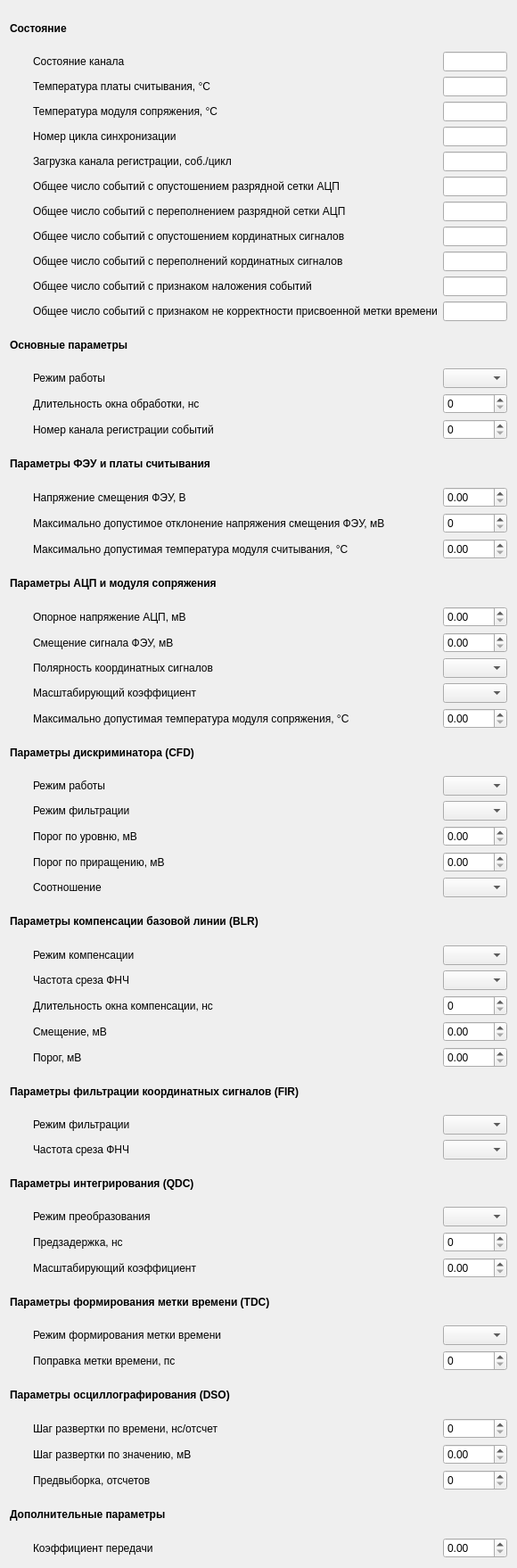
<?xml version="1.0" encoding="UTF-8"?>
<ui version="4.0">
 <class>PET_brg_sim_ch_page</class>
 <widget class="QWidget" name="PET_brg_sim_ch_page">
  <property name="geometry">
   <rect>
    <x>0</x>
    <y>0</y>
    <width>559</width>
    <height>1758</height>
   </rect>
  </property>
  <property name="sizePolicy">
   <sizepolicy hsizetype="Fixed" vsizetype="Preferred">
    <horstretch>0</horstretch>
    <verstretch>0</verstretch>
   </sizepolicy>
  </property>
  <property name="windowTitle">
   <string>Form</string>
  </property>
  <layout class="QVBoxLayout" name="verticalLayout">
   <item>
    <layout class="QGridLayout" name="gridLayout">
     <item row="47" column="1">
      <widget class="QLabel" name="label_30">
       <property name="text">
        <string>Частота среза ФНЧ</string>
       </property>
      </widget>
     </item>
     <item row="55" column="0" colspan="3">
      <widget class="QLabel" name="label_34">
       <property name="font">
        <font>
         <weight>75</weight>
         <bold>true</bold>
        </font>
       </property>
       <property name="text">
        <string>Параметры осциллографирования (DSO)</string>
       </property>
      </widget>
     </item>
     <item row="10" column="1">
      <widget class="QLabel" name="label_53">
       <property name="text">
        <string>Общее число событий с переполнений кординатных сигналов</string>
       </property>
      </widget>
     </item>
     <item row="9" column="1">
      <widget class="QLabel" name="label_47">
       <property name="text">
        <string>Общее число событий с опустошением кординатных сигналов</string>
       </property>
      </widget>
     </item>
     <item row="50" column="2">
      <widget class="QSpinBox" name="sb_qdc_predelay"/>
     </item>
     <item row="17" column="1">
      <widget class="QLabel" name="label_19">
       <property name="text">
        <string>Номер канала регистрации событий</string>
       </property>
      </widget>
     </item>
     <item row="53" column="1">
      <widget class="QLabel" name="label_32">
       <property name="text">
        <string>Режим формирования метки времени</string>
       </property>
      </widget>
     </item>
     <item row="52" column="0" colspan="3">
      <widget class="QLabel" name="label_31">
       <property name="font">
        <font>
         <weight>75</weight>
         <bold>true</bold>
        </font>
       </property>
       <property name="text">
        <string>Параметры формирования метки времени (TDC)</string>
       </property>
      </widget>
     </item>
     <item row="33" column="1">
      <widget class="QLabel" name="label_15">
       <property name="text">
        <string>Порог по уровню, мВ</string>
       </property>
      </widget>
     </item>
     <item row="40" column="2">
      <widget class="QDoubleSpinBox" name="dsb_blr_offset"/>
     </item>
     <item row="27" column="1">
      <widget class="QLabel" name="label_13">
       <property name="text">
        <string>Полярность координатных сигналов</string>
       </property>
      </widget>
     </item>
     <item row="54" column="1">
      <widget class="QLabel" name="label_33">
       <property name="text">
        <string>Поправка метки времени, пс</string>
       </property>
      </widget>
     </item>
     <item row="40" column="1">
      <widget class="QLabel" name="label_7">
       <property name="text">
        <string>Смещение, мВ</string>
       </property>
      </widget>
     </item>
     <item row="22" column="2">
      <widget class="QDoubleSpinBox" name="dsb_readout_temp_max"/>
     </item>
     <item row="25" column="2">
      <widget class="QDoubleSpinBox" name="dsb_adc_reference"/>
     </item>
     <item row="26" column="1">
      <widget class="QLabel" name="label_14">
       <property name="text">
        <string>Смещение сигнала ФЭУ, мВ</string>
       </property>
      </widget>
     </item>
     <item row="56" column="2">
      <widget class="QSpinBox" name="sb_dso_time_step"/>
     </item>
     <item row="36" column="0" colspan="3">
      <widget class="QLabel" name="label_28">
       <property name="font">
        <font>
         <weight>75</weight>
         <bold>true</bold>
        </font>
       </property>
       <property name="text">
        <string>Параметры компенсации базовой линии (BLR)</string>
       </property>
      </widget>
     </item>
     <item row="26" column="2">
      <widget class="QDoubleSpinBox" name="dsb_in_offset"/>
     </item>
     <item row="28" column="2">
      <widget class="QComboBox" name="cb_in_scale"/>
     </item>
     <item row="50" column="1">
      <widget class="QLabel" name="label_10">
       <property name="text">
        <string>Предзадержка, нс</string>
       </property>
      </widget>
     </item>
     <item row="38" column="2">
      <widget class="QComboBox" name="cb_blr_fc"/>
     </item>
     <item row="47" column="2">
      <widget class="QComboBox" name="cb_fir_fc"/>
     </item>
     <item row="14" column="0" colspan="3">
      <widget class="QLabel" name="label_2">
       <property name="font">
        <font>
         <weight>75</weight>
         <bold>true</bold>
        </font>
       </property>
       <property name="text">
        <string>Основные параметры</string>
       </property>
      </widget>
     </item>
     <item row="53" column="2">
      <widget class="QComboBox" name="cb_tdc_mode"/>
     </item>
     <item row="41" column="1">
      <widget class="QLabel" name="label_3">
       <property name="text">
        <string>Порог, мВ</string>
       </property>
      </widget>
     </item>
     <item row="49" column="2">
      <widget class="QComboBox" name="cb_qdc_mode"/>
     </item>
     <item row="56" column="1">
      <widget class="QLabel" name="label_35">
       <property name="text">
        <string>Шаг развертки по времени, нс/отcчет</string>
       </property>
      </widget>
     </item>
     <item row="31" column="1">
      <widget class="QLabel" name="label_27">
       <property name="text">
        <string>Режим работы</string>
       </property>
      </widget>
     </item>
     <item row="23" column="0" colspan="3">
      <widget class="QLabel" name="label_23">
       <property name="font">
        <font>
         <weight>75</weight>
         <bold>true</bold>
        </font>
       </property>
       <property name="text">
        <string>Параметры АЦП и модуля сопряжения</string>
       </property>
      </widget>
     </item>
     <item row="57" column="1">
      <widget class="QLabel" name="label_36">
       <property name="text">
        <string>Шаг развертки по значению, мВ</string>
       </property>
      </widget>
     </item>
     <item row="31" column="2">
      <widget class="QComboBox" name="cb_cfd_mode"/>
     </item>
     <item row="58" column="2">
      <widget class="QSpinBox" name="sb_dso_prefetch"/>
     </item>
     <item row="19" column="1">
      <widget class="QLabel" name="label_17">
       <property name="text">
        <string>Напряжение смещения ФЭУ, В</string>
       </property>
      </widget>
     </item>
     <item row="51" column="2">
      <widget class="QDoubleSpinBox" name="dsb_qdc_scale"/>
     </item>
     <item row="39" column="1">
      <widget class="QLabel" name="label_4">
       <property name="text">
        <string>Длительность окна компенсации, нс</string>
       </property>
      </widget>
     </item>
     <item row="34" column="1">
      <widget class="QLabel" name="label_21">
       <property name="text">
        <string>Порог по приращению, мВ</string>
       </property>
      </widget>
     </item>
     <item row="41" column="2">
      <widget class="QDoubleSpinBox" name="dsb_blr_threshold"/>
     </item>
     <item row="39" column="2">
      <widget class="QSpinBox" name="sb_blr_gate_width"/>
     </item>
     <item row="35" column="1">
      <widget class="QLabel" name="label_38">
       <property name="text">
        <string>Соотношение</string>
       </property>
      </widget>
     </item>
     <item row="27" column="2">
      <widget class="QComboBox" name="cb_in_polarity"/>
     </item>
     <item row="33" column="2">
      <widget class="QDoubleSpinBox" name="dsb_cfd_l_threshold"/>
     </item>
     <item row="37" column="2">
      <widget class="QComboBox" name="cb_blr_mode"/>
     </item>
     <item row="29" column="2">
      <widget class="QDoubleSpinBox" name="dsb_ifmodule_temp_max"/>
     </item>
     <item row="28" column="1">
      <widget class="QLabel" name="label_24">
       <property name="text">
        <string>Масштабирующий коэффициент</string>
       </property>
      </widget>
     </item>
     <item row="46" column="2">
      <widget class="QComboBox" name="cb_fir_mode"/>
     </item>
     <item row="15" column="1">
      <widget class="QLabel" name="label">
       <property name="text">
        <string>Режим работы</string>
       </property>
      </widget>
     </item>
     <item row="16" column="2">
      <widget class="QSpinBox" name="sb_gate_width"/>
     </item>
     <item row="58" column="1">
      <widget class="QLabel" name="label_37">
       <property name="text">
        <string>Предвыборка, отсчетов</string>
       </property>
      </widget>
     </item>
     <item row="15" column="0">
      <widget class="QWidget" name="widget" native="true">
       <property name="sizePolicy">
        <sizepolicy hsizetype="Fixed" vsizetype="Preferred">
         <horstretch>0</horstretch>
         <verstretch>0</verstretch>
        </sizepolicy>
       </property>
       <property name="minimumSize">
        <size>
         <width>20</width>
         <height>0</height>
        </size>
       </property>
      </widget>
     </item>
     <item row="30" column="0" colspan="3">
      <widget class="QLabel" name="label_26">
       <property name="font">
        <font>
         <weight>75</weight>
         <bold>true</bold>
        </font>
       </property>
       <property name="text">
        <string>Параметры дискриминатора (CFD)</string>
       </property>
      </widget>
     </item>
     <item row="38" column="1">
      <widget class="QLabel" name="label_5">
       <property name="text">
        <string>Частота среза ФНЧ</string>
       </property>
      </widget>
     </item>
     <item row="35" column="2">
      <widget class="QComboBox" name="cb_cfd_fract"/>
     </item>
     <item row="37" column="1">
      <widget class="QLabel" name="label_29">
       <property name="text">
        <string>Режим компенсации</string>
       </property>
      </widget>
     </item>
     <item row="32" column="2">
      <widget class="QComboBox" name="cb_cfd_lpf_mode"/>
     </item>
     <item row="21" column="2">
      <widget class="QSpinBox" name="sb_pm_bias_deviation"/>
     </item>
     <item row="48" column="0" colspan="3">
      <widget class="QLabel" name="label_8">
       <property name="font">
        <font>
         <weight>75</weight>
         <bold>true</bold>
        </font>
       </property>
       <property name="text">
        <string>Параметры интегрирования (QDC)</string>
       </property>
      </widget>
     </item>
     <item row="57" column="2">
      <widget class="QDoubleSpinBox" name="dsb_dso_value_step"/>
     </item>
     <item row="54" column="2">
      <widget class="QSpinBox" name="sb_tdc_adj"/>
     </item>
     <item row="32" column="1">
      <widget class="QLabel" name="label_42">
       <property name="text">
        <string>Режим фильтрации</string>
       </property>
      </widget>
     </item>
     <item row="18" column="0" colspan="3">
      <widget class="QLabel" name="label_20">
       <property name="font">
        <font>
         <weight>75</weight>
         <bold>true</bold>
        </font>
       </property>
       <property name="text">
        <string>Параметры ФЭУ и платы считывания</string>
       </property>
      </widget>
     </item>
     <item row="51" column="1">
      <widget class="QLabel" name="label_11">
       <property name="text">
        <string>Масштабирующий коэффициент</string>
       </property>
      </widget>
     </item>
     <item row="44" column="0" colspan="3">
      <widget class="QLabel" name="label_6">
       <property name="font">
        <font>
         <weight>75</weight>
         <bold>true</bold>
        </font>
       </property>
       <property name="text">
        <string>Параметры фильтрации координатных сигналов (FIR)</string>
       </property>
      </widget>
     </item>
     <item row="21" column="1">
      <widget class="QLabel" name="label_12">
       <property name="text">
        <string>Максимально допустимое отклонение напряжения смещения ФЭУ, мВ</string>
       </property>
      </widget>
     </item>
     <item row="1" column="0" colspan="3">
      <widget class="QLabel" name="label_43">
       <property name="font">
        <font>
         <weight>75</weight>
         <bold>true</bold>
        </font>
       </property>
       <property name="text">
        <string>Состояние</string>
       </property>
      </widget>
     </item>
     <item row="49" column="1">
      <widget class="QLabel" name="label_41">
       <property name="text">
        <string>Режим преобразования</string>
       </property>
      </widget>
     </item>
     <item row="15" column="2">
      <widget class="QComboBox" name="cb_mode"/>
     </item>
     <item row="16" column="1">
      <widget class="QLabel" name="label_18">
       <property name="text">
        <string>Длительность окна обработки, нс</string>
       </property>
      </widget>
     </item>
     <item row="46" column="1">
      <widget class="QLabel" name="label_9">
       <property name="text">
        <string>Режим фильтрации</string>
       </property>
      </widget>
     </item>
     <item row="29" column="1">
      <widget class="QLabel" name="label_25">
       <property name="text">
        <string>Максимально допустимая температура модуля сопряжения, °C</string>
       </property>
      </widget>
     </item>
     <item row="3" column="1">
      <widget class="QLabel" name="label_49">
       <property name="text">
        <string>Температура платы считывания, °C</string>
       </property>
      </widget>
     </item>
     <item row="25" column="1">
      <widget class="QLabel" name="label_16">
       <property name="text">
        <string>Опорное напряжение АЦП, мВ</string>
       </property>
      </widget>
     </item>
     <item row="22" column="1">
      <widget class="QLabel" name="label_22">
       <property name="text">
        <string>Максимально допустимая температура модуля считывания, °C</string>
       </property>
      </widget>
     </item>
     <item row="4" column="1">
      <widget class="QLabel" name="label_48">
       <property name="text">
        <string>Температура модуля сопряжения, °C</string>
       </property>
      </widget>
     </item>
     <item row="8" column="1">
      <widget class="QLabel" name="label_51">
       <property name="text">
        <string>Общее число событий с переполнением разрядной сетки АЦП</string>
       </property>
      </widget>
     </item>
     <item row="17" column="2">
      <widget class="QSpinBox" name="sb_event_src"/>
     </item>
     <item row="11" column="1">
      <widget class="QLabel" name="label_54">
       <property name="text">
        <string>Общее число событий с признаком наложения событий</string>
       </property>
      </widget>
     </item>
     <item row="34" column="2">
      <widget class="QDoubleSpinBox" name="dsb_cfd_d_threshold"/>
     </item>
     <item row="2" column="1">
      <widget class="QLabel" name="label_50">
       <property name="text">
        <string>Состояние канала</string>
       </property>
      </widget>
     </item>
     <item row="6" column="1">
      <widget class="QLabel" name="label_52">
       <property name="text">
        <string>Загрузка канала регистрации, соб./цикл</string>
       </property>
      </widget>
     </item>
     <item row="5" column="1">
      <widget class="QLabel" name="label_55">
       <property name="text">
        <string>Номер цикла синхронизации</string>
       </property>
      </widget>
     </item>
     <item row="7" column="1">
      <widget class="QLabel" name="label_45">
       <property name="text">
        <string>Общее число событий с опустошением разрядной сетки АЦП</string>
       </property>
      </widget>
     </item>
     <item row="12" column="1">
      <widget class="QLabel" name="label_46">
       <property name="text">
        <string>Общее число событий с признаком не корректности присвоенной метки времени</string>
       </property>
      </widget>
     </item>
     <item row="2" column="2">
      <widget class="QLineEdit" name="le_state"/>
     </item>
     <item row="3" column="2">
      <widget class="QLineEdit" name="le_readout_temp"/>
     </item>
     <item row="4" column="2">
      <widget class="QLineEdit" name="le_ifmodule_temp"/>
     </item>
     <item row="5" column="2">
      <widget class="QLineEdit" name="le_sync_cycle"/>
     </item>
     <item row="6" column="2">
      <widget class="QLineEdit" name="le_utilisation"/>
     </item>
     <item row="7" column="2">
      <widget class="QLineEdit" name="le_adc_underflow"/>
     </item>
     <item row="8" column="2">
      <widget class="QLineEdit" name="le_adc_overflow"/>
     </item>
     <item row="9" column="2">
      <widget class="QLineEdit" name="le_qdc_underflow"/>
     </item>
     <item row="10" column="2">
      <widget class="QLineEdit" name="le_qdc_overflow"/>
     </item>
     <item row="11" column="2">
      <widget class="QLineEdit" name="le_gate_overlay"/>
     </item>
     <item row="12" column="2">
      <widget class="QLineEdit" name="le_ts_invalid"/>
     </item>
     <item row="19" column="2">
      <widget class="QDoubleSpinBox" name="dsb_pm_bias"/>
     </item>
     <item row="61" column="1">
      <widget class="QLabel" name="label_40">
       <property name="text">
        <string>Коэффициент передачи</string>
       </property>
      </widget>
     </item>
     <item row="60" column="0" colspan="3">
      <widget class="QLabel" name="label_39">
       <property name="font">
        <font>
         <weight>75</weight>
         <bold>true</bold>
        </font>
       </property>
       <property name="text">
        <string>Дополнительные параметры</string>
       </property>
      </widget>
     </item>
     <item row="61" column="2">
      <widget class="QDoubleSpinBox" name="dsb_in_gain"/>
     </item>
    </layout>
   </item>
  </layout>
 </widget>
 <resources/>
 <connections/>
</ui>
